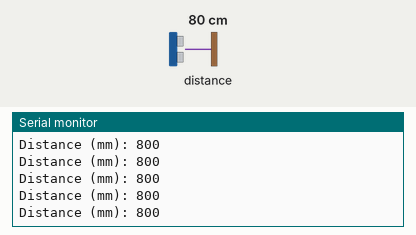
This sketch was run on a simulated Arduino Uno, built with avr-gcc and run on an emulated ATmega328P. Parts: the last lines printed to the serial monitor. The test bench sets the inputs (shaded band); at power-on: distance to the obstacle 80 cm.

Above: at 1.2 s.
1.3 s: distance to the obstacle set to 2 cm
At 1.43 s:
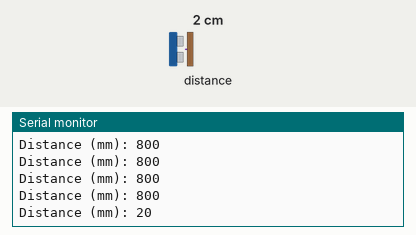
4.3 s: distance to the obstacle set to 18 cm
At 4.35 s:
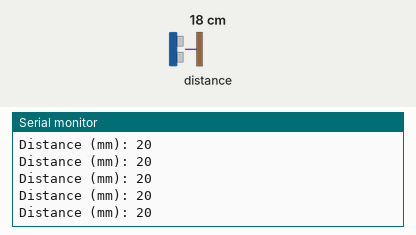
7.3 s: distance to the obstacle set to 4 cm
At 7.36 s:
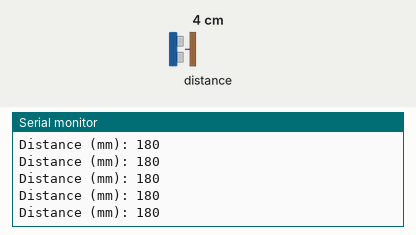
Timing chart, 0 to 10.3 s (numbered marks = the images above; inputs shaded):
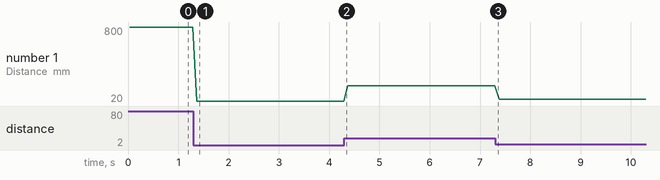

Measured:
- after the input at 1.3 s, the serial monitor: prints a new line after 0.07 s (image 1)
- plotted number 1: 800 → 20 after the input at 1.3 s, 20 → 180 after the input at 4.3 s, 180 → 40 after the input at 7.3 s

The sketch:

example_2.ino
```cpp
// Uses the Pololu VL53L0X Arduino library to configure long-range settings, start continuous measurements, and print continuous distance readings.
//
// Buy this module: https://shillehtek.com/products/gy-vl53l0xv2-laser-ranging-tof-sensor-module
// Full manual: https://shillehtek.com/blogs/shillehtek-product-manuals/gy-vl53l0xv2-laser-ranging-tof-sensor-module-manual
// More examples: https://github.com/shillehbean/shillehtek-examples
//

// VL53L0X in Long Range mode (up to ~2m outdoors, ~1.5m in ambient light)
// Uses Pololu VL53L0X library for finer control
// Install: Arduino Library Manager → "VL53L0X by Pololu"

#include <Wire.h>
#include <VL53L0X.h>

VL53L0X sensor;

void setup() {
  Serial.begin(9600);
  Wire.begin();

  sensor.setTimeout(500);
  if (!sensor.init()) {
    Serial.println("Failed to detect VL53L0X");
    while (1);
  }

  // Long range: lower signal rate limit, wider pulse period
  sensor.setSignalRateLimit(0.1);
  sensor.setVcselPulsePeriod(VL53L0X::VcselPeriodPreRange, 18);
  sensor.setVcselPulsePeriod(VL53L0X::VcselPeriodFinalRange, 14);
  sensor.setMeasurementTimingBudget(33000); // ~33 ms

  sensor.startContinuous();
}

void loop() {
  uint16_t distance = sensor.readRangeContinuousMillimeters();
  Serial.print("Distance (mm): ");
  Serial.println(distance);
  if (sensor.timeoutOccurred()) Serial.println("Timeout!");
  delay(50);
}
```
